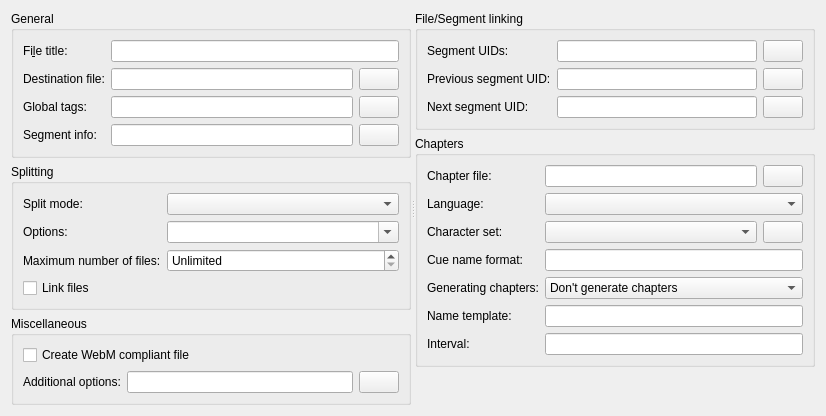
     <widget class="QWidget" name="outputTab">
      <attribute name="title">
       <string>&amp;Output</string>
      </attribute>
      <layout class="QVBoxLayout" name="verticalLayout_3">
       <item>
        <widget class="QSplitter" name="mergeOutputSplitter">
         <property name="orientation">
          <enum>Qt::Horizontal</enum>
         </property>
         <property name="childrenCollapsible">
          <bool>false</bool>
         </property>
         <widget class="QWidget" name="layoutWidget4">
          <layout class="QVBoxLayout" name="verticalLayout_7">
           <item>
            <widget class="QGroupBox" name="generalBox">
             <property name="title">
              <string>General</string>
             </property>
             <layout class="QGridLayout" name="generalGridLayout">
              <item row="0" column="0">
               <widget class="QLabel" name="titleLael">
                <property name="text">
                 <string>Fi&amp;le title:</string>
                </property>
                <property name="buddy">
                 <cstring>title</cstring>
                </property>
               </widget>
              </item>
              <item row="0" column="1">
               <widget class="QLineEdit" name="title"/>
              </item>
              <item row="1" column="0">
               <widget class="QLabel" name="outputLabel">
                <property name="text">
                 <string>Destination file:</string>
                </property>
               </widget>
              </item>
              <item row="1" column="1">
               <layout class="QHBoxLayout" name="hlOutput">
                <item>
                 <widget class="mtx::gui::Util::BasicLineEdit" name="output"/>
                </item>
                <item>
                 <widget class="QPushButton" name="browseOutput">
                  <property name="text">
                   <string/>
                  </property>
                  <property name="icon">
                   <iconset resource="../../qt_resources.qrc">
                    <normaloff>:/icons/16x16/document-open.png</normaloff>:/icons/16x16/document-open.png</iconset>
                  </property>
                 </widget>
                </item>
               </layout>
              </item>
              <item row="2" column="0">
               <widget class="QLabel" name="globalTagsLabel">
                <property name="text">
                 <string>Global tags:</string>
                </property>
               </widget>
              </item>
              <item row="2" column="1">
               <layout class="QHBoxLayout" name="horizontalLayout_7">
                <item>
                 <widget class="mtx::gui::Util::BasicLineEdit" name="globalTags"/>
                </item>
                <item>
                 <widget class="QPushButton" name="browseGlobalTags">
                  <property name="text">
                   <string/>
                  </property>
                  <property name="icon">
                   <iconset resource="../../qt_resources.qrc">
                    <normaloff>:/icons/16x16/document-open.png</normaloff>:/icons/16x16/document-open.png</iconset>
                  </property>
                 </widget>
                </item>
               </layout>
              </item>
              <item row="3" column="0">
               <widget class="QLabel" name="segmentInfoLabel">
                <property name="text">
                 <string>Segment info:</string>
                </property>
               </widget>
              </item>
              <item row="3" column="1">
               <layout class="QHBoxLayout" name="horizontalLayout_8">
                <item>
                 <widget class="mtx::gui::Util::BasicLineEdit" name="segmentInfo"/>
                </item>
                <item>
                 <widget class="QPushButton" name="browseSegmentInfo">
                  <property name="text">
                   <string/>
                  </property>
                  <property name="icon">
                   <iconset resource="../../qt_resources.qrc">
                    <normaloff>:/icons/16x16/document-open.png</normaloff>:/icons/16x16/document-open.png</iconset>
                  </property>
                 </widget>
                </item>
               </layout>
              </item>
             </layout>
            </widget>
           </item>
           <item>
            <widget class="QGroupBox" name="splittingBox">
             <property name="minimumSize">
              <size>
               <width>400</width>
               <height>0</height>
              </size>
             </property>
             <property name="title">
              <string>Splitting</string>
             </property>
             <layout class="QGridLayout" name="gridLayout_2">
              <item row="0" column="0">
               <widget class="QLabel" name="splitModeLabel">
                <property name="text">
                 <string>Split mode:</string>
                </property>
               </widget>
              </item>
              <item row="0" column="1">
               <widget class="QComboBox" name="splitMode">
                <property name="sizePolicy">
                 <sizepolicy hsizetype="MinimumExpanding" vsizetype="Fixed">
                  <horstretch>0</horstretch>
                  <verstretch>0</verstretch>
                 </sizepolicy>
                </property>
               </widget>
              </item>
              <item row="1" column="1">
               <widget class="QComboBox" name="splitOptions">
                <property name="sizePolicy">
                 <sizepolicy hsizetype="MinimumExpanding" vsizetype="Fixed">
                  <horstretch>0</horstretch>
                  <verstretch>0</verstretch>
                 </sizepolicy>
                </property>
                <property name="editable">
                 <bool>true</bool>
                </property>
               </widget>
              </item>
              <item row="3" column="0">
               <widget class="QLabel" name="splitMaxFilesLabel">
                <property name="text">
                 <string>Maximum number of files:</string>
                </property>
               </widget>
              </item>
              <item row="3" column="1">
               <widget class="QSpinBox" name="splitMaxFiles">
                <property name="sizePolicy">
                 <sizepolicy hsizetype="MinimumExpanding" vsizetype="Fixed">
                  <horstretch>0</horstretch>
                  <verstretch>0</verstretch>
                 </sizepolicy>
                </property>
                <property name="specialValueText">
                 <string>Unlimited</string>
                </property>
                <property name="minimum">
                 <number>1</number>
                </property>
               </widget>
              </item>
              <item row="4" column="0">
               <widget class="QCheckBox" name="linkFiles">
                <property name="text">
                 <string>Link files</string>
                </property>
               </widget>
              </item>
              <item row="1" column="0">
               <widget class="QLabel" name="splitOptionsLabel">
                <property name="text">
                 <string>Options:</string>
                </property>
               </widget>
              </item>
             </layout>
            </widget>
           </item>
           <item>
            <widget class="QGroupBox" name="outputMischellaneousBox">
             <property name="title">
              <string>Miscellaneous</string>
             </property>
             <layout class="QVBoxLayout" name="verticalLayout_6">
              <item>
               <widget class="QCheckBox" name="webmMode">
                <property name="text">
                 <string>Create WebM compliant file</string>
                </property>
               </widget>
              </item>
              <item>
               <layout class="QHBoxLayout" name="horizontalLayout_10">
                <item>
                 <widget class="QLabel" name="additionalOptionsLabel">
                  <property name="text">
                   <string>Additional options:</string>
                  </property>
                 </widget>
                </item>
                <item>
                 <widget class="QLineEdit" name="additionalOptions"/>
                </item>
                <item>
                 <widget class="QPushButton" name="editAdditionalOptions">
                  <property name="text">
                   <string/>
                  </property>
                  <property name="icon">
                   <iconset resource="../../qt_resources.qrc">
                    <normaloff>:/icons/16x16/view-choose.png</normaloff>:/icons/16x16/view-choose.png</iconset>
                  </property>
                 </widget>
                </item>
               </layout>
              </item>
             </layout>
            </widget>
           </item>
           <item>
            <spacer name="verticalSpacer_3">
             <property name="orientation">
              <enum>Qt::Vertical</enum>
             </property>
             <property name="sizeHint" stdset="0">
              <size>
               <width>384</width>
               <height>0</height>
              </size>
             </property>
            </spacer>
           </item>
          </layout>
         </widget>
         <widget class="QWidget" name="layoutWidget5">
          <layout class="QVBoxLayout" name="verticalLayout_8">
           <item>
            <widget class="QGroupBox" name="fileSegmentLinkingBox">
             <property name="title">
              <string>File/Segment linking</string>
             </property>
             <layout class="QGridLayout" name="gridLayout1">
              <item row="0" column="0">
               <widget class="QLabel" name="segmentUIDsLabel">
                <property name="text">
                 <string>Segment UIDs:</string>
                </property>
               </widget>
              </item>
              <item row="0" column="1">
               <layout class="QHBoxLayout" name="horizontalLayout_61">
                <item>
                 <widget class="QLineEdit" name="segmentUIDs"/>
                </item>
                <item>
                 <widget class="QPushButton" name="browseSegmentUID">
                  <property name="text">
                   <string/>
                  </property>
                  <property name="icon">
                   <iconset resource="../../qt_resources.qrc">
                    <normaloff>:/icons/16x16/document-open.png</normaloff>:/icons/16x16/document-open.png</iconset>
                  </property>
                 </widget>
                </item>
               </layout>
              </item>
              <item row="1" column="0">
               <widget class="QLabel" name="previousSegmentUIDLabel">
                <property name="text">
                 <string>Previous segment UID:</string>
                </property>
               </widget>
              </item>
              <item row="1" column="1">
               <layout class="QHBoxLayout" name="horizontalLayout_13">
                <item>
                 <widget class="QLineEdit" name="previousSegmentUID"/>
                </item>
                <item>
                 <widget class="QPushButton" name="browsePreviousSegmentUID">
                  <property name="text">
                   <string/>
                  </property>
                  <property name="icon">
                   <iconset resource="../../qt_resources.qrc">
                    <normaloff>:/icons/16x16/document-open.png</normaloff>:/icons/16x16/document-open.png</iconset>
                  </property>
                 </widget>
                </item>
               </layout>
              </item>
              <item row="2" column="0">
               <widget class="QLabel" name="nextSegmentUIDLabel">
                <property name="text">
                 <string>Next segment UID:</string>
                </property>
               </widget>
              </item>
              <item row="2" column="1">
               <layout class="QHBoxLayout" name="horizontalLayout_15">
                <item>
                 <widget class="QLineEdit" name="nextSegmentUID"/>
                </item>
                <item>
                 <widget class="QPushButton" name="browseNextSegmentUID">
                  <property name="text">
                   <string/>
                  </property>
                  <property name="icon">
                   <iconset resource="../../qt_resources.qrc">
                    <normaloff>:/icons/16x16/document-open.png</normaloff>:/icons/16x16/document-open.png</iconset>
                  </property>
                 </widget>
                </item>
               </layout>
              </item>
             </layout>
            </widget>
           </item>
           <item>
            <widget class="QGroupBox" name="chaptersBox">
             <property name="minimumSize">
              <size>
               <width>400</width>
               <height>0</height>
              </size>
             </property>
             <property name="title">
              <string>Chapters</string>
             </property>
             <layout class="QGridLayout" name="gridLayout">
              <item row="5" column="0">
               <widget class="QLabel" name="chapterGenerationNameTemplateLabel">
                <property name="text">
                 <string>Name template:</string>
                </property>
               </widget>
              </item>
              <item row="0" column="0">
               <widget class="QLabel" name="chaptersLabel">
                <property name="text">
                 <string>Chapter file:</string>
                </property>
               </widget>
              </item>
              <item row="0" column="1">
               <layout class="QHBoxLayout" name="horizontalLayout_9">
                <item>
                 <widget class="mtx::gui::Util::BasicLineEdit" name="chapters"/>
                </item>
                <item>
                 <widget class="QPushButton" name="browseChapters">
                  <property name="text">
                   <string/>
                  </property>
                  <property name="icon">
                   <iconset resource="../../qt_resources.qrc">
                    <normaloff>:/icons/16x16/document-open.png</normaloff>:/icons/16x16/document-open.png</iconset>
                  </property>
                 </widget>
                </item>
               </layout>
              </item>
              <item row="5" column="1">
               <widget class="QLineEdit" name="chapterGenerationNameTemplate"/>
              </item>
              <item row="1" column="0">
               <widget class="QLabel" name="chapterLanguageLabel">
                <property name="text">
                 <string>Language:</string>
                </property>
               </widget>
              </item>
              <item row="1" column="1">
               <widget class="mtx::gui::Util::LanguageComboBox" name="chapterLanguage"/>
              </item>
              <item row="2" column="0">
               <widget class="QLabel" name="chapterCharacterSetLabel">
                <property name="text">
                 <string>Character set:</string>
                </property>
               </widget>
              </item>
              <item row="4" column="0">
               <widget class="QLabel" name="chapterGenerationLabel">
                <property name="text">
                 <string>Generating chapters:</string>
                </property>
               </widget>
              </item>
              <item row="2" column="1">
               <layout class="QHBoxLayout" name="horizontalLayout_6">
                <item>
                 <widget class="mtx::gui::Util::CharacterSetComboBox" name="chapterCharacterSet">
                  <property name="sizePolicy">
                   <sizepolicy hsizetype="Expanding" vsizetype="Fixed">
                    <horstretch>0</horstretch>
                    <verstretch>0</verstretch>
                   </sizepolicy>
                  </property>
                 </widget>
                </item>
                <item>
                 <widget class="QPushButton" name="chapterCharacterSetPreview">
                  <property name="text">
                   <string/>
                  </property>
                  <property name="icon">
                   <iconset resource="../../qt_resources.qrc">
                    <normaloff>:/icons/16x16/character-set.png</normaloff>:/icons/16x16/character-set.png</iconset>
                  </property>
                 </widget>
                </item>
               </layout>
              </item>
              <item row="3" column="0">
               <widget class="QLabel" name="chapterCueNameFormatLabel">
                <property name="text">
                 <string>Cue name format:</string>
                </property>
               </widget>
              </item>
              <item row="3" column="1">
               <widget class="QLineEdit" name="chapterCueNameFormat"/>
              </item>
              <item row="4" column="1">
               <widget class="QComboBox" name="chapterGenerationMode">
                <item>
                 <property name="text">
                  <string>Don't generate chapters</string>
                 </property>
                </item>
                <item>
                 <property name="text">
                  <string>One chapter for each appended file</string>
                 </property>
                </item>
                <item>
                 <property name="text">
                  <string>Chapters in fixed intervals</string>
                 </property>
                </item>
               </widget>
              </item>
              <item row="6" column="0">
               <widget class="QLabel" name="chapterGenerationIntervalLabel">
                <property name="text">
                 <string>Interval:</string>
                </property>
               </widget>
              </item>
              <item row="6" column="1">
               <widget class="QLineEdit" name="chapterGenerationInterval"/>
              </item>
             </layout>
            </widget>
           </item>
           <item>
            <spacer name="verticalSpacer_4">
             <property name="orientation">
              <enum>Qt::Vertical</enum>
             </property>
             <property name="sizeHint" stdset="0">
              <size>
               <width>20</width>
               <height>0</height>
              </size>
             </property>
            </spacer>
           </item>
          </layout>
         </widget>
        </widget>
       </item>
      </layout>
     </widget>
